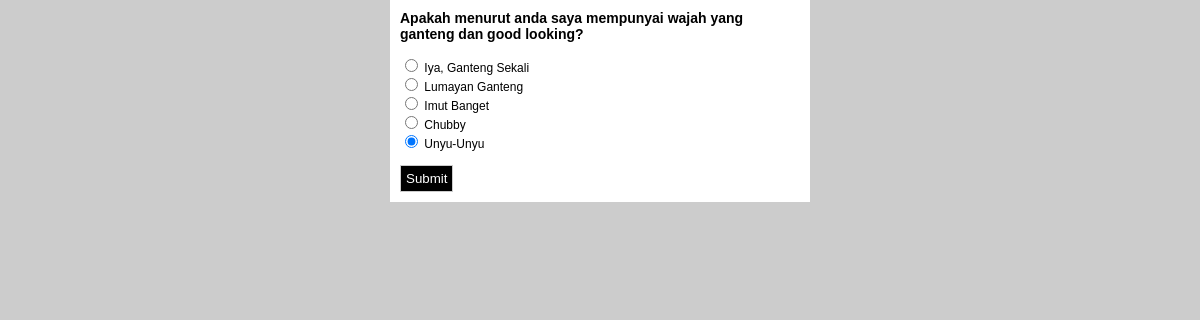
The page / on the database its author committed.
### tables this page shows
CREATE TABLE IF NOT EXISTS `tbl_poll` (
  `id_soal` int(2) NOT NULL AUTO_INCREMENT,
  `soal` text NOT NULL,
  `status` char(1) NOT NULL,
  PRIMARY KEY (`id_soal`)
);

CREATE TABLE IF NOT EXISTS `tbl_jwb_poll` (
  `id_jwb` int(2) NOT NULL AUTO_INCREMENT,
  `id_soal` int(2) NOT NULL,
  `jawaban` varchar(100) NOT NULL,
  `vote` int(5) NOT NULL,
  PRIMARY KEY (`id_jwb`)
);

### index.php (the view, shortened to what this page needs)
<!DOCTYPE html PUBLIC "-//W3C//DTD XHTML 1.0 Transitional//EN" "http://www.w3.org/TR/xhtml1/DTD/xhtml1-transitional.dtd">
<html>
<head>
</head>
<body>
<div id="results">
<h4>
<?php
$q = mysql_query("select * from tbl_poll where status='Y'");
$id = "";
while($r=mysql_fetch_array($q))
{
	$id=$r['id_soal'];
	echo $r['soal'];
}
?>
</h4><br>
<form name="myform" id="myform" action="" method="POST">
<?php
$qj = mysql_query("select * from tbl_jwb_poll where id_soal='$id'");
while($rj=mysql_fetch_array($qj))
{
?>
	<input type="radio" name="name" checked="checked" value="<?php echo $rj['id_jwb']; ?>"/> <?php echo $rj['jawaban']; ?><br>
<?php
}
?>
	<br><input type="submit" name="submit" value="Submit">
</form>
</body>
</html>

### index.php (style rules this page uses)
body { background-color:#ccc; margin:0px auto; font-size:12px; font-family:Arial }
#results { margin:0px auto; width:400px; background-color:#fff; padding:10px; }
input { background-color:#000; color:#fff; padding:5px; border:1px solid #ccc; }
h4 { margin:0px auto; font-size:14px; font-weight:bold; }

### rows shown on the page
tbl_poll: soal "Apakah menurut anda saya mempunyai wajah yang ganteng dan good looking?"
tbl_jwb_poll: jawaban "Iya, Ganteng Sekali"
tbl_jwb_poll: jawaban "Lumayan Ganteng"
tbl_jwb_poll: jawaban "Imut Banget"
tbl_jwb_poll: jawaban "Chubby"
tbl_jwb_poll: jawaban "Unyu-Unyu"
